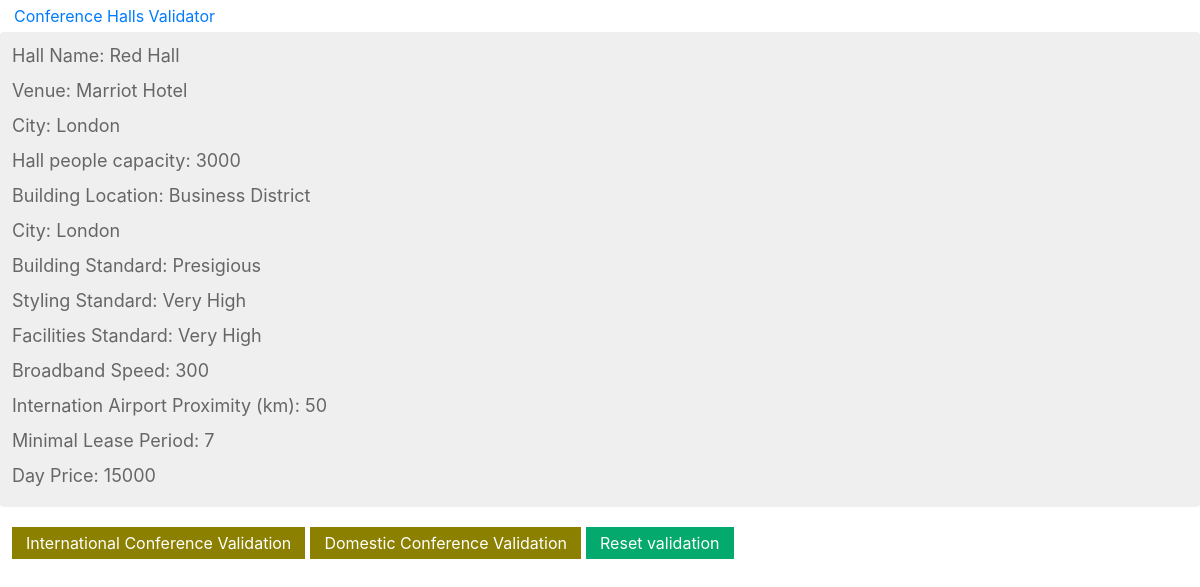
Page /2/ on the committed database.
### validator/models.py (models this page shows, shortened)
class Conf_hall(models.Model):
	hall_name = models.CharField(max_length=30, db_index=True, default="")
	venue = models.CharField(max_length=30, db_index=True, default="")
	city = models.CharField(max_length=30, db_index=True, default="")
	hall_people_capacity = models.CharField(max_length=30, db_index=True, default="")
	building_location = models.CharField(max_length=30, db_index=True, default="")
	building_standard = models.CharField(max_length=30, db_index=True, default="")
	interior_styling_standard = models.CharField(max_length=30, db_index=True, default="")
	video_conferencing_facilities_standard = models.CharField(max_length=30, db_index=True, default="")
	broadband_speed = models.DecimalField(max_digits=20, decimal_places=0, default=0)
	international_airport_proximity = models.DecimalField(max_digits=20, decimal_places=0, default=0)
	minimum_lease_period = models.DecimalField(max_digits=20, decimal_places=0, default=0)
	day_price = models.DecimalField(max_digits=20, decimal_places=0, default=0)
	class Meta:
		ordering = ('hall_name',)
		verbose_name = 'conf_hall'
		verbose_name_plural = 'conf_halls'

### validator/views.py (the view)
# urls.py: path('<int:id>/', views.conf_hall_detail, name='conf_hall_detail'),
def conf_hall_detail(request, id):
	conf_hall = get_object_or_404(Conf_hall, id=id)
	return render(request, 'validator/conf_hall/detail.html', {'conf_hall': conf_hall})

### validator/templates/validator/conf_hall/detail.html (shortened to what this page needs)
{% extends "validator/base.html" %}
{% load static %}
{% block content %}
	<div class="conf_hall-detail">
		<div class="record_data">
		  <label id="hall_name_label">Hall Name: </label>
		  <label id="hall_name">{{ conf_hall.hall_name }}</label>
		</div>
		<div class="record_data">
		  <label id="venue_label">Venue: </label>
		  <label id="venue">{{ conf_hall.venue }}</label>
		</div>
		<div class="record_data">
		  <label id="city_label">City: </label>
		  <label id="city">{{ conf_hall.city }}</label>
		</div>
		<div class="record_data">
		  <label id="hall_people_capacity_label">Hall people capacity: </label>
		  <label id="hall_people_capacity">{{ conf_hall.hall_people_capacity }}</label>
		</div>
		<div class="record_data">
		  <label id="building_location_label">Building Location: </label>
		  <label id="building_location">{{ conf_hall.building_location }}</label>
		</div>
		<div class="record_data">
		  <label id="city_label">City: </label>
		  <label id="city">{{ conf_hall.city }}</label>
		</div>
		<div class="record_data">
		  <label id="building_standard_label">Building Standard: </label>
		  <label id="building_standard">{{ conf_hall.building_standard }}</label>
		</div>
		<div class="record_data">
		  <label id="interior_styling_standard_label">Styling Standard: </label>
		  <label id="interior_styling_standard">{{ conf_hall.interior_styling_standard }}</label>
		</div>
		<div class="record_data">
		  <label id="video_conferencing_facilities_standard_label">Facilities Standard: </label>
		  <label id="video_conferencing_facilities_standard">{{ conf_hall.video_conferencing_facilities_standard }}</label>
		</div>
		<div class="record_data">
		  <label id="broadband_speed_label">Broadband Speed: </label>
		  <label id="broadband_speed">{{ conf_hall.broadband_speed }}</label>
		</div>
		<div class="record_data">
		  <label id="international_airport_proximity_label">Internation Airport Proximity (km): </label>
		  <label id="international_airport_proximity">{{ conf_hall.international_airport_proximity }}</label>
		</div>
		<div class="record_data">
		  <label id="minimum_lease_period_label">Minimal Lease Period: </label>
		  <label id="minimum_lease_period">{{ conf_hall.minimum_lease_period }}</label>
		</div>
		<div class="record_data">
		  <label id="day_price_label">Day Price: </label>
		  <label id="day_price">{{ conf_hall.day_price }}</label>
		</div>
	</div>
	<div class="validation_1">
		<button type="button" id="international_conference_button" class="validation_button">International Conference Validation</button>
		<button type="button" id="domestic_conference_button" class="validation_button">Domestic Conference Validation</button>
		<button type="button" id="reset_validation_button" class="reset_validation_button">Reset validation</button>
	</div>
{% endblock %}

### validator/static/css/base.css (style rules this page uses)
:root { --success-color: #2ecc71; --error-color: #e74c3c; }
body { margin:0; padding:0; font-family:helvetica, sans-serif; }
.conf_hall-detail { visibility: visible; width:1200px; font-size:18px; margin-bottom:10px; padding:10px 12px; border:0; background:#efefef; color:#666; border-radius:4px; }
.validation_1 { font-size:18px; margin-bottom:10px; padding:10px 12px; border:0; border-radius:4px; }
.validation_button { background-color: #8B8000; border: none; color: white; padding: 4px 14px; text-align: center; text-decoration: none; display: inline-block; font-size: 16px; }
.reset_validation_button { background-color: #04AA6D; border: none; color: white; padding: 4px 14px; text-align: center; text-decoration: none; display: inline-block; font-size: 16px; }

### rows in the picture
Conf_hall: hall_name "Red Hall", venue "Marriot Hotel", city "London", hall_people_capacity "3000", building_location "Business District", building_standard "Presigious", interior_styling_standard "Very High", video_conferencing_facilities_standard "Very High", broadband_speed "300", international_airport_proximity "50", minimum_lease_period "7", day_price "15000"
